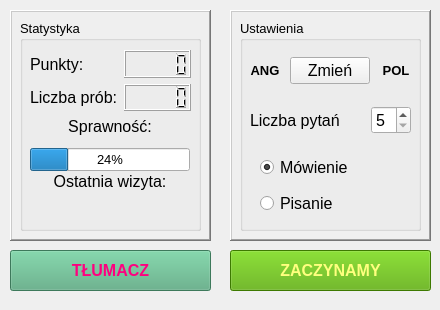
<?xml version="1.0" encoding="UTF-8"?>
<ui version="4.0">
 <class>MainWindow</class>
 <widget class="QMainWindow" name="MainWindow">
  <property name="geometry">
   <rect>
    <x>0</x>
    <y>0</y>
    <width>440</width>
    <height>310</height>
   </rect>
  </property>
  <property name="minimumSize">
   <size>
    <width>440</width>
    <height>310</height>
   </size>
  </property>
  <property name="maximumSize">
   <size>
    <width>440</width>
    <height>310</height>
   </size>
  </property>
  <property name="windowTitle">
   <string>Angielka</string>
  </property>
  <widget class="QWidget" name="centralwidget">
   <widget class="QFrame" name="frame">
    <property name="geometry">
     <rect>
      <x>10</x>
      <y>10</y>
      <width>201</width>
      <height>231</height>
     </rect>
    </property>
    <property name="sizePolicy">
     <sizepolicy hsizetype="Minimum" vsizetype="Minimum">
      <horstretch>0</horstretch>
      <verstretch>0</verstretch>
     </sizepolicy>
    </property>
    <property name="frameShape">
     <enum>QFrame::WinPanel</enum>
    </property>
    <property name="frameShadow">
     <enum>QFrame::Raised</enum>
    </property>
    <widget class="QGroupBox" name="groupBox_2">
     <property name="geometry">
      <rect>
       <x>10</x>
       <y>10</y>
       <width>181</width>
       <height>211</height>
      </rect>
     </property>
     <property name="font">
      <font>
       <pointsize>10</pointsize>
      </font>
     </property>
     <property name="title">
      <string>Statystyka</string>
     </property>
     <widget class="QWidget" name="gridLayoutWidget">
      <property name="geometry">
       <rect>
        <x>10</x>
        <y>30</y>
        <width>161</width>
        <height>61</height>
       </rect>
      </property>
      <layout class="QGridLayout" name="gridLayout">
       <item row="1" column="1">
        <widget class="QLCDNumber" name="trialNumberLCD">
         <property name="maximumSize">
          <size>
           <width>70</width>
           <height>16777215</height>
          </size>
         </property>
        </widget>
       </item>
       <item row="1" column="0">
        <widget class="QLabel" name="label_3">
         <property name="font">
          <font>
           <pointsize>12</pointsize>
          </font>
         </property>
         <property name="text">
          <string>Liczba prób:</string>
         </property>
        </widget>
       </item>
       <item row="0" column="1">
        <widget class="QLCDNumber" name="mainPointsLCD">
         <property name="maximumSize">
          <size>
           <width>70</width>
           <height>16777215</height>
          </size>
         </property>
         <property name="font">
          <font>
           <pointsize>12</pointsize>
          </font>
         </property>
        </widget>
       </item>
       <item row="0" column="0">
        <widget class="QLabel" name="label_2">
         <property name="font">
          <font>
           <pointsize>12</pointsize>
          </font>
         </property>
         <property name="text">
          <string>Punkty:</string>
         </property>
        </widget>
       </item>
      </layout>
     </widget>
     <widget class="QWidget" name="verticalLayoutWidget_2">
      <property name="geometry">
       <rect>
        <x>10</x>
        <y>150</y>
        <width>160</width>
        <height>52</height>
       </rect>
      </property>
      <layout class="QVBoxLayout" name="verticalLayout_2">
       <item>
        <widget class="QLabel" name="label_5">
         <property name="font">
          <font>
           <pointsize>12</pointsize>
          </font>
         </property>
         <property name="text">
          <string>Ostatnia wizyta:</string>
         </property>
         <property name="alignment">
          <set>Qt::AlignCenter</set>
         </property>
        </widget>
       </item>
       <item>
        <widget class="QLabel" name="wizytaLabel">
         <property name="font">
          <font>
           <pointsize>12</pointsize>
          </font>
         </property>
         <property name="alignment">
          <set>Qt::AlignCenter</set>
         </property>
        </widget>
       </item>
      </layout>
     </widget>
     <widget class="QWidget" name="verticalLayoutWidget_3">
      <property name="geometry">
       <rect>
        <x>10</x>
        <y>90</y>
        <width>160</width>
        <height>61</height>
       </rect>
      </property>
      <layout class="QVBoxLayout" name="verticalLayout_3">
       <item>
        <widget class="QLabel" name="label_4">
         <property name="font">
          <font>
           <pointsize>12</pointsize>
          </font>
         </property>
         <property name="text">
          <string>Sprawność:</string>
         </property>
         <property name="alignment">
          <set>Qt::AlignCenter</set>
         </property>
        </widget>
       </item>
       <item>
        <widget class="QProgressBar" name="sprawnoscBar">
         <property name="sizePolicy">
          <sizepolicy hsizetype="Fixed" vsizetype="Fixed">
           <horstretch>0</horstretch>
           <verstretch>0</verstretch>
          </sizepolicy>
         </property>
         <property name="maximumSize">
          <size>
           <width>160</width>
           <height>16777215</height>
          </size>
         </property>
         <property name="value">
          <number>24</number>
         </property>
        </widget>
       </item>
      </layout>
     </widget>
    </widget>
   </widget>
   <widget class="QPushButton" name="tlumaczBtn">
    <property name="geometry">
     <rect>
      <x>10</x>
      <y>250</y>
      <width>201</width>
      <height>41</height>
     </rect>
    </property>
    <property name="font">
     <font>
      <pointsize>12</pointsize>
      <bold>true</bold>
     </font>
    </property>
    <property name="styleSheet">
     <string notr="true">background-color: rgb(85, 170, 127);
color: rgb(255, 0, 127);</string>
    </property>
    <property name="text">
     <string>TŁUMACZ</string>
    </property>
   </widget>
   <widget class="QPushButton" name="startBtn">
    <property name="geometry">
     <rect>
      <x>230</x>
      <y>250</y>
      <width>201</width>
      <height>41</height>
     </rect>
    </property>
    <property name="font">
     <font>
      <pointsize>12</pointsize>
      <bold>true</bold>
     </font>
    </property>
    <property name="styleSheet">
     <string notr="true">background-color: rgb(85, 170, 0);
color: rgb(255, 255, 127);</string>
    </property>
    <property name="text">
     <string>ZACZYNAMY</string>
    </property>
   </widget>
   <widget class="QFrame" name="frame_2">
    <property name="geometry">
     <rect>
      <x>230</x>
      <y>10</y>
      <width>201</width>
      <height>231</height>
     </rect>
    </property>
    <property name="sizePolicy">
     <sizepolicy hsizetype="Minimum" vsizetype="Minimum">
      <horstretch>0</horstretch>
      <verstretch>0</verstretch>
     </sizepolicy>
    </property>
    <property name="frameShape">
     <enum>QFrame::WinPanel</enum>
    </property>
    <property name="frameShadow">
     <enum>QFrame::Raised</enum>
    </property>
    <widget class="QGroupBox" name="groupBox">
     <property name="geometry">
      <rect>
       <x>10</x>
       <y>10</y>
       <width>181</width>
       <height>211</height>
      </rect>
     </property>
     <property name="font">
      <font>
       <pointsize>10</pointsize>
      </font>
     </property>
     <property name="title">
      <string>Ustawienia</string>
     </property>
     <widget class="QWidget" name="horizontalLayoutWidget">
      <property name="geometry">
       <rect>
        <x>10</x>
        <y>80</y>
        <width>161</width>
        <height>41</height>
       </rect>
      </property>
      <layout class="QHBoxLayout" name="horizontalLayout">
       <property name="spacing">
        <number>0</number>
       </property>
       <property name="sizeConstraint">
        <enum>QLayout::SetMinimumSize</enum>
       </property>
       <item>
        <widget class="QLabel" name="label">
         <property name="font">
          <font>
           <pointsize>12</pointsize>
          </font>
         </property>
         <property name="text">
          <string>Liczba pytań</string>
         </property>
        </widget>
       </item>
       <item>
        <widget class="QSpinBox" name="liczbaPytan">
         <property name="maximumSize">
          <size>
           <width>40</width>
           <height>16777215</height>
          </size>
         </property>
         <property name="font">
          <font>
           <pointsize>12</pointsize>
          </font>
         </property>
         <property name="autoFillBackground">
          <bool>false</bool>
         </property>
         <property name="wrapping">
          <bool>false</bool>
         </property>
         <property name="readOnly">
          <bool>false</bool>
         </property>
         <property name="buttonSymbols">
          <enum>QAbstractSpinBox::UpDownArrows</enum>
         </property>
         <property name="keyboardTracking">
          <bool>true</bool>
         </property>
         <property name="minimum">
          <number>5</number>
         </property>
         <property name="maximum">
          <number>15</number>
         </property>
        </widget>
       </item>
      </layout>
     </widget>
     <widget class="QWidget" name="horizontalLayoutWidget_2">
      <property name="geometry">
       <rect>
        <x>10</x>
        <y>30</y>
        <width>161</width>
        <height>41</height>
       </rect>
      </property>
      <layout class="QHBoxLayout" name="horizontalLayout_2">
       <item>
        <widget class="QLabel" name="jezykZ">
         <property name="maximumSize">
          <size>
           <width>30</width>
           <height>30</height>
          </size>
         </property>
         <property name="font">
          <font>
           <pointsize>10</pointsize>
           <bold>true</bold>
          </font>
         </property>
         <property name="text">
          <string>ANG</string>
         </property>
         <property name="scaledContents">
          <bool>true</bool>
         </property>
         <property name="alignment">
          <set>Qt::AlignCenter</set>
         </property>
        </widget>
       </item>
       <item alignment="Qt::AlignHCenter|Qt::AlignVCenter">
        <widget class="QPushButton" name="jezykBtn">
         <property name="maximumSize">
          <size>
           <width>80</width>
           <height>30</height>
          </size>
         </property>
         <property name="font">
          <font>
           <pointsize>12</pointsize>
          </font>
         </property>
         <property name="text">
          <string>Zmień</string>
         </property>
        </widget>
       </item>
       <item>
        <widget class="QLabel" name="jezykNa">
         <property name="maximumSize">
          <size>
           <width>30</width>
           <height>30</height>
          </size>
         </property>
         <property name="font">
          <font>
           <pointsize>10</pointsize>
           <bold>true</bold>
          </font>
         </property>
         <property name="text">
          <string>POL</string>
         </property>
         <property name="scaledContents">
          <bool>true</bool>
         </property>
         <property name="alignment">
          <set>Qt::AlignCenter</set>
         </property>
        </widget>
       </item>
      </layout>
      <zorder>jezykBtn</zorder>
      <zorder>jezykZ</zorder>
      <zorder>jezykNa</zorder>
     </widget>
     <widget class="QWidget" name="verticalLayoutWidget">
      <property name="geometry">
       <rect>
        <x>10</x>
        <y>130</y>
        <width>160</width>
        <height>71</height>
       </rect>
      </property>
      <layout class="QVBoxLayout" name="verticalLayout">
       <property name="leftMargin">
        <number>10</number>
       </property>
       <item>
        <widget class="QRadioButton" name="rBtnMowienie">
         <property name="font">
          <font>
           <pointsize>12</pointsize>
          </font>
         </property>
         <property name="text">
          <string>Mówienie</string>
         </property>
         <property name="checked">
          <bool>true</bool>
         </property>
        </widget>
       </item>
       <item>
        <widget class="QRadioButton" name="rBtnPisanie">
         <property name="font">
          <font>
           <pointsize>12</pointsize>
          </font>
         </property>
         <property name="text">
          <string>Pisanie</string>
         </property>
        </widget>
       </item>
      </layout>
     </widget>
    </widget>
   </widget>
  </widget>
  <widget class="QMenuBar" name="menubar">
   <property name="geometry">
    <rect>
     <x>0</x>
     <y>0</y>
     <width>440</width>
     <height>22</height>
    </rect>
   </property>
  </widget>
 </widget>
 <resources/>
 <connections/>
</ui>
